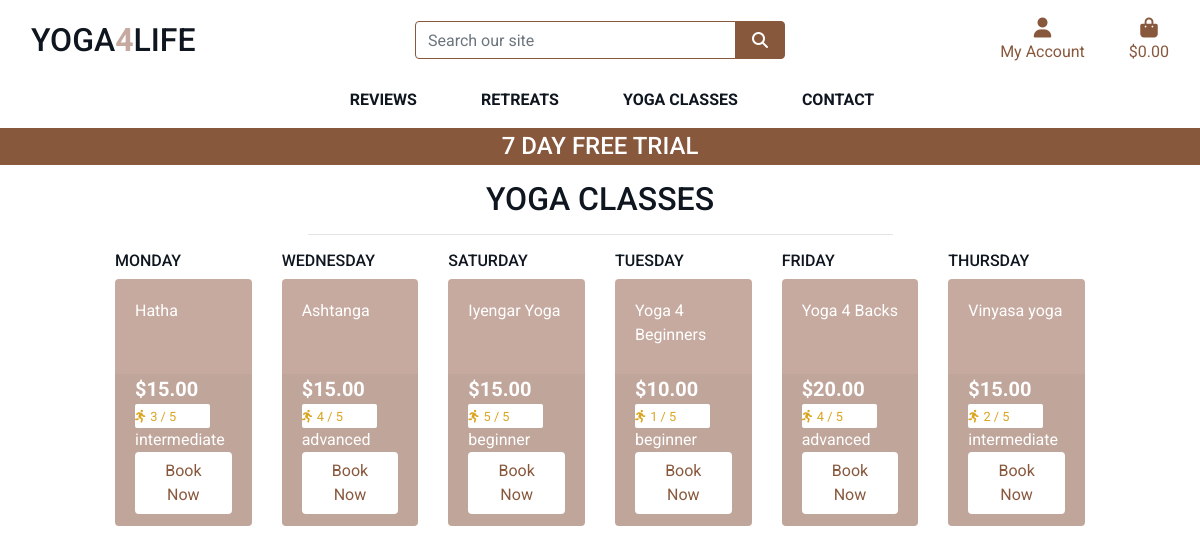
/classes/, run on the app's committed database.
### classes/models.py (models this page shows, shortened)
class Class(models.Model):
    class Meta:
        verbose_name_plural = 'Classes'
    DAYS_OF_THE_WEEK = (
        ('1', 'Monday'),
        ('2', 'Tuesday'),
        ('3', 'Wednesday'),
        ('4', 'Thursday'),
        ('5', 'Friday'),
        ('6', 'Saturday')
    )
    level = models.ForeignKey('Level', null=True, blank=True, on_delete=models.SET_NULL)
    sku = models.CharField(max_length=254, null=True, blank=True)
    name = models.CharField(max_length=254)
    description = models.TextField()
    price = models.DecimalField(max_digits=6, decimal_places=2)
    dificulty = models.DecimalField(max_digits=6, decimal_places=0, null=True, blank=True)
    image_url = models.URLField(max_length=1024, null=True, blank=True)
    image = models.ImageField(null=True, blank=True)
    day = models.CharField(max_length=1, choices=DAYS_OF_THE_WEEK)

class Level(models.Model):
    name = models.CharField(max_length=254)
    friendly_name = models.CharField(max_length=254, null=True, blank=True)
    def __str__(self):
        return self.name

### classes/views.py (the view)
# urls.py: path('', views.all_classes, name='classes'),
def all_classes(request):
    classes = Class.objects.all()
    context = {
        'classes': classes,
    }
    return render(request, 'classes/classes.html', context)

### cart/contexts.py (called while the page is built, shortened)
def cart_contents(request):
    cart_items = []
    total = 0
    class_total = 0
    retreat_count = 0
    cart = request.session.get('cart', {})
    grand_total = total
    context = {
        'cart_items': cart_items,
        'total': total,
        'retreat_count': retreat_count,
        'grand_total': grand_total,
    }
    print(cart_items)
    print(grand_total)
    return context

### classes/templates/classes/classes.html (shortened to what this page needs)
{% extends "base.html" %}
{% load static %}
{% block page_header %}
<div class="container header-container">
</div>
{% endblock %}
{% block content %}
<div class="container-fluid">
    <div class="row">
        <div class="col text-center mt-3">
            <h2 class="logo-font">Yoga Classes</h2>
            <hr class="w-50 mb-1">
        </div>
    </div>
    <div class="row">
        <div class="retreat-container col-10 offset-1">
            <div class="row">
                {% for class in classes %}
                    {% if class.day == "1"%}
                    <div class="col-sm-6 col-md-6 col-lg-2 col-xl-2 pb-5">
                        <h6 class="logo-font">Monday</h6>
                        <div class="card h-100 border-0">
                            <div class="card-body pb-0">
                                <p class="mb-0">{{ class.name }}</p>
                            </div>
                            <div class="card-footer pt-0 border-0 text-left">
                                <div class="row">
                                    <div class="col">
                                        <p class="lead mb-0 font-weight-bold">${{ class.price }}</p>
                                        {% if class.dificulty %}
                                        <div class="card-white-sm">
                                            <small class="text-gold"><i class="fas fa-running mr-1"></i>{{ class.dificulty }} / 5</small>
                                        </div>
                                        {% else %}
                                            <small class="text-gold">No dificulty</small>
                                        {% endif %}
                                        <p class="mb-0">{{ class.level }}</p>
                                        <a class="btn btn-white" href="{% url 'class_detail' class.sku %}">Book Now</a>
                                    </div>
                                </div>
                            </div>
                        </div>
                    </div>
                    {% endif %}
                    {% if class.day == "2"%}
                    <div class="col-sm-6 col-md-6 col-lg-2 col-xl-2 pb-5">
                        <h6 class="logo-font">Tuesday</h6>
                        <div class="card h-100 border-0">
                            <div class="card-body pb-0">
                                <p class="mb-0">{{ class.name }}</p>
                            </div>
                            <div class="card-footer pt-0 border-0 text-left">
                                <div class="row">
                                    <div class="col">
                                        <p class="lead mb-0 font-weight-bold">${{ class.price }}</p>
                                        {% if class.dificulty %}
                                        <div class="card-white-sm">
                                            <small class="text-gold"><i class="fas fa-running mr-1"></i>{{ class.dificulty }} / 5</small>
                                        </div>
                                        {% else %}
                                            <small class="text-gold">No dificulty</small>
                                        {% endif %}
                                        <p class="mb-0">{{ class.level }}</p>
                                        <a class="btn btn-white" href="{% url 'class_detail' class.sku %}">Book Now</a>
                                    </div>
                                </div>
                            </div>
                        </div>
                    </div>
                    {% endif %}
                    {% if class.day == "3"%}
                    <div class="col-sm-6 col-md-6 col-lg-2 col-xl-2 pb-5">
                        <h6 class="logo-font">Wednesday</h6>
                        <div class="card h-100 border-0">
                            <div class="card-body pb-0">
                                <p class="mb-0">{{ class.name }}</p>
                            </div>
                            <div class="card-footer pt-0 border-0 text-left">
                                <div class="row">
                                    <div class="col">
                                        <p class="lead mb-0 font-weight-bold">${{ class.price }}</p>
                                        {% if class.dificulty %}
                                        <div class="card-white-sm">
                                            <small class="text-gold"><i class="fas fa-running mr-1"></i>{{ class.dificulty }} / 5</small>
                                        </div>
                                        {% else %}
                                            <small class="text-gold">No dificulty</small>
                                        {% endif %}
                                        <p class="mb-0">{{ class.level }}</p>
                                        <a class="btn btn-white" href="{% url 'class_detail' class.sku %}">Book Now</a>
                                    </div>
                                </div>
                            </div>
                        </div>
                    </div>
                    {% endif %}
                    {% if class.day == "4"%}
                    <div class="col-sm-6 col-md-6 col-lg-2 col-xl-2 pb-5">
                        <h6 class="logo-font">Thursday</h6>
                        <div class="card h-100 border-0">
                            <div class="card-body pb-0">
                                <p class="mb-0">{{ class.name }}</p>
                            </div>
                            <div class="card-footer pt-0 border-0 text-left">
                                <div class="row">
                                    <div class="col">
                                        <p class="lead mb-0 font-weight-bold">${{ class.price }}</p>
                                        {% if class.dificulty %}
                                        <div class="card-white-sm">
                                            <small class="text-gold"><i class="fas fa-running mr-1"></i>{{ class.dificulty }} / 5</small>
                                        </div>
                                        {% else %}
                                            <small class="text-gold">No dificulty</small>
                                        {% endif %}
                                        <p class="mb-0">{{ class.level }}</p>
                                        <a class="btn btn-white" href="{% url 'class_detail' class.sku %}">Book Now</a>
                                    </div>
                                </div>
                            </div>
                        </div>
                    </div>
                    {% endif %}
                    {% if class.day == "5"%}
                    <div class="col-sm-6 col-md-6 col-lg-2 col-xl-2 pb-5">
                        <h6 class="logo-font">Friday</h6>
                        <div class="card h-100 border-0">
                            <div class="card-body pb-0">
                                <p class="mb-0">{{ class.name }}</p>
                            </div>
                            <div class="card-footer pt-0 border-0 text-left">
                                <div class="row">
                                    <div class="col">
                                        <p class="lead mb-0 font-weight-bold">${{ class.price }}</p>
                                        {% if class.dificulty %}
                                        <div class="card-white-sm">
                                            <small class="text-gold"><i class="fas fa-running mr-1"></i>{{ class.dificulty }} / 5</small>
                                        </div>
                                        {% else %}
                                            <small class="text-gold">No dificulty</small>
                                        {% endif %}
                                        <p class="mb-0">{{ class.level }}</p>
                                        <a class="btn btn-white" href="{% url 'class_detail' class.sku %}">Book Now</a>
                                    </div>
                                </div>
                            </div>
                        </div>
                    </div>
                    {% endif %}
                    {% if class.day == "6"%}
                    <div class="col-sm-6 col-md-6 col-lg-2 col-xl-2 pb-5">
                        <h6 class="logo-font">Saturday</h6>
                        <div class="card h-100 border-0">
                            <div class="card-body pb-0">
                                <p class="mb-0">{{ class.name }}</p>
                            </div>
                            <div class="card-footer pt-0 border-0 text-left">
                                <div class="row">
                                    <div class="col">
                                        <p class="lead mb-0 font-weight-bold">${{ class.price }}</p>
                                        {% if class.dificulty %}
                                        <div class="card-white-sm">
                                            <small class="text-gold"><i class="fas fa-running mr-1"></i>{{ class.dificulty }} / 5</small>
                                        </div>
                                        {% else %}
                                            <small class="text-gold">No dificulty</small>
                                        {% endif %}
                                        <p class="mb-0">{{ class.level }}</p>
                                        <a class="btn btn-white" href="{% url 'class_detail' class.id %}">Book Now</a>
                                    </div>
                                </div>
                            </div>
                        </div>
                    </div>
                    {% endif %}
                {% endfor %}
            </div>
        </div>
    </div>
</div>
{% endblock %}

### static/css/base.css (style rules this page uses)
html { height: 100%; }
body { height: calc(100vh - 164px); color: #555; font-family: 'Roboto', sans-serif; }
.logo-font { text-transform: uppercase; color: #0f161f; }
.btn-white { background: white; color: #88583d; }
.card-white-sm { padding: 4px, 2px; background-color: white; border-radius: 2px; max-width: 75px; }
.text-gold { color: goldenrod !important; }
.card { color: white; background-color:#c6aaa0; border-radius: 4px; overflow: hidden; }
@media (min-width: 1200px) { .container { max-width: 80%; } }
@media (min-width: 992px) { .header-container { padding-top: 164px; } }

### data on the page
Class: name "Hatha", price "15.00", dificulty "3", level "intermediate"
Class: name "Ashtanga", price "15.00", dificulty "4", level "advanced"
Class: name "Iyengar Yoga", price "15.00", dificulty "5", level "beginner"
Class: name "Yoga 4 Beginners", price "10.00", dificulty "1", level "beginner"
Class: name "Yoga 4 Backs", price "20.00", dificulty "4", level "advanced"
Class: name "Vinyasa yoga", price "15.00", dificulty "2", level "intermediate"
